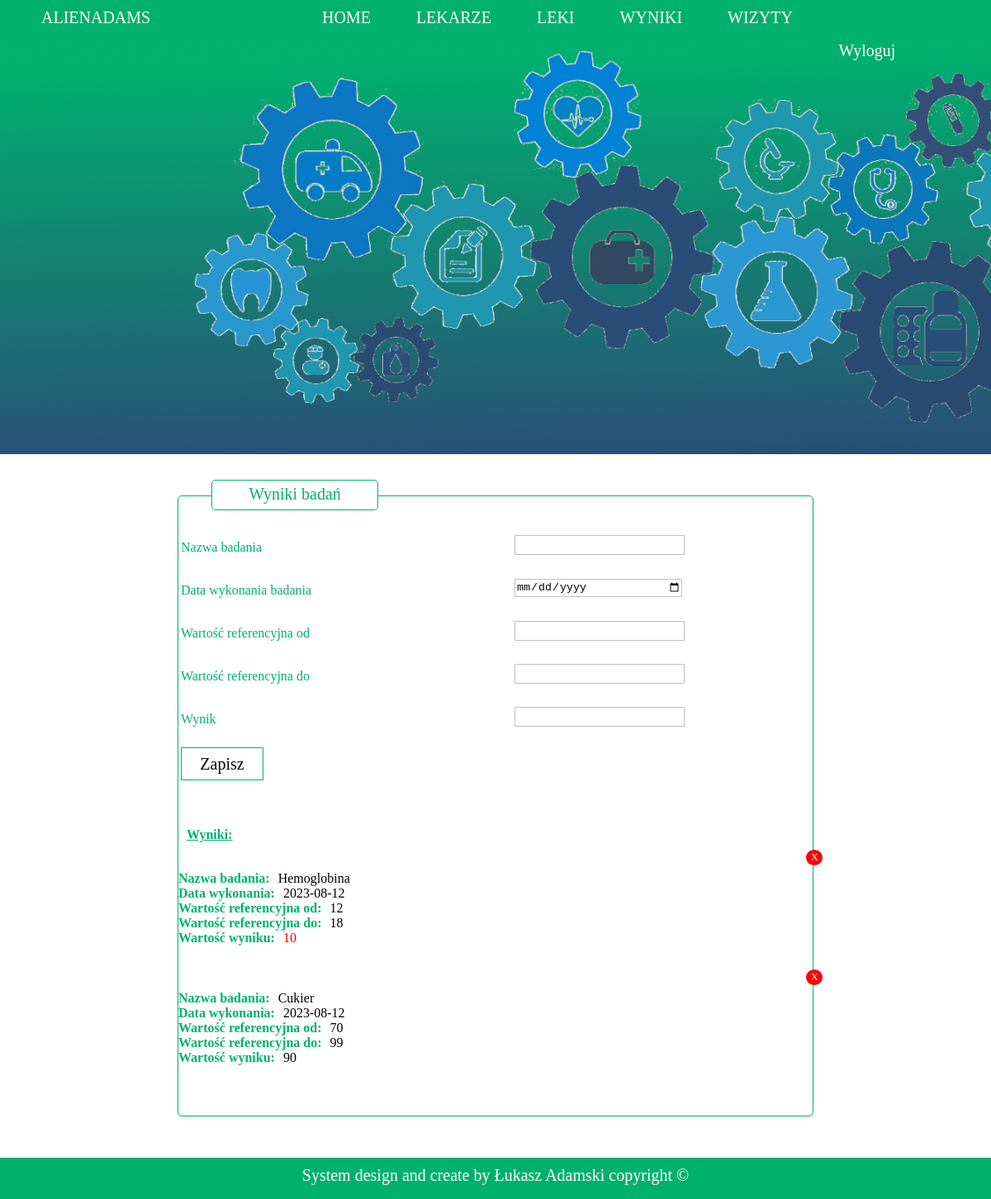
The app's page /results.php (signed in) with its own data.
### tables this page shows
CREATE TABLE `tests` (
  `username` varchar(20) DEFAULT NULL,
  `test_name` varchar(50) DEFAULT NULL,
  `test_date` date DEFAULT NULL,
  `reference_value_min` float DEFAULT NULL,
  `reference_value_max` float DEFAULT NULL,
  `test_value` float DEFAULT NULL,
  `id` int(11) NOT NULL AUTO_INCREMENT,
  PRIMARY KEY (`id`)
);

### scripts/Patient.php (called while the page is built, shortened)
<?php
    include_once 'Database.php';
    class Patient
    {
        public static function getResults()
        {
            $Database = new Database();
            $Database->serverConnect();
            $Database->getResults();
        }
    }
?>

### scripts/Database.php (the view, shortened to what this page needs)
<?php
    class Database
    {
        public function getResults()
        {
            $username = $_SESSION['username'];
            print('<form method="POST" action="add_test_result.php">');
                print('<table class="data_box__table">');
                    print('<tr>');
                        print('<td>');
                            print('<label for="test_name">Nazwa badania</label>');
                        print('</td>');
                        print('<td>');
                            print('<input type="text" name="test_name" id="test_name"></input>');
                        print('</td>');
                    print('</tr>');
                    print('<tr>');
                        print('<td>');
                            print('<label for="test_date">Data wykonania badania</label>');
                        print('</td>');
                        print('<td>');
                            print('<input type="date" name="test_date" id="test_date"></input>');
                        print('</td>');
                    print('</tr>');
                    print('<tr>');
                        print('<td>');
                            print('<label for="reference_value_min">Wartość referencyjna od</label>');
                        print('</td>');
                        print('<td>');
                            print('<input type="text" name="reference_value_min" id="reference_value_min"></input>');
                        print('</td>');
                    print('</tr>');
                    print('<tr>');
                        print('<td>');
                            print('<label for="reference_value_max">Wartość referencyjna do</label>');
                        print('</td>');
                        print('<td>');
                            print('<input type="text" name="reference_value_max" id="reference_value_max"></input>');
                        print('</td>');
                    print('</tr>');
                    print('<tr>');
                        print('<td>');
                            print('<label for="test_value">Wynik</label>');
                        print('</td>');
                        print('<td>');
                            print('<input type="text" name="test_value" id="test_value"></input>');
                        print('</td>');
                    print('</tr>');
                    print('<tr>');
                        print('<td><button class="data_box__button" id="save_button">Zapisz</button></td>');
                    print('</tr>');
                print('</table>');
            print('</form>');
            try
            {
                $pdo = new PDO('mysql:host=' . DB_HOST . ";dbname=" . DB_SCHEMA, DB_USER, DB_PASSWORD);
                $get_doctors_count = $pdo->query('SELECT count(*) FROM tests WHERE username = "' . $username . '"');
                $get_doctors_count->execute();
                $row = $get_doctors_count->fetchAll();
                $count = $row[0][0];
                if($count == 0)
                {
                    echo "Nie dodano żadnych wyników";
                }
                else
                {
                    $get_doctors = $pdo->query('SELECT * FROM tests WHERE username = "' . $username . '" ORDER BY test_date DESC');
                    $get_doctors->execute();
                    $row = $get_doctors->fetchAll();
                    echo "<p class='data_box__deseases_list'>Wyniki:</p>";
                    for($i = 0; $i < $count; $i++)
                    {
                        echo "<div class='treatment_box'>";
                        echo "<div class='data_box__delete_button' id='" . $row[$i][6] . "'><a href='delete_result.php?delete=" . $row[$i][6] . "'>X</a></div>";
                        echo "<span class='data_box__spec'>Nazwa badania:</span><span class='test_name'>" . $row[$i][1] . "</span><br />";
                        echo "<span class='data_box__spec'>Data wykonania:</span><span class='test_date'>" . $row[$i][2] . "</span><br />";
                        echo "<span class='data_box__spec'>Wartość referencyjna od:</span><span id='reference_min_value'>" . $row[$i][3] . "</span><br />";
                        echo "<span class='data_box__spec'>Wartość referencyjna do:</span><span id='reference_max_value'>" . $row[$i][4] . "</span><br />";
                        echo "<span class='data_box__spec'>Wartość wyniku:</span><span id='value_of_test'>" . $row[$i][5] . "</span><br />";
                        echo "<br /><br />";
                        echo "</div>";
                    }
                }
            }
            catch(PDOException $e)
            {
                echo 'Wystąpił błąd! (' . $e->getMessage() . ') :( Prosimy spróbować ponownie.';
                die();
            }
        }
    }
?>

### css/style.css (style rules this page uses)
html, body { margin: 0; padding: 0; }
.data_box a { text-decoration: none; color: #FFF; }
.data_box__table { width: 800px; }
.data_box__table tr { height: 50px; }
.data_box__table td { width: 400px; }
.data_box__table label { display: block; width: 400px; font-family: Verdana; color: #00b06f; padding-bottom: 5px; }
.data_box__table input { width: 200px; height: 20px; margin-bottom: 10px; border: 1px solid #c0c0c0; transition: 0.3s; }
.data_box__deseases_list { font-family: Verdana; color: #00b06f; text-decoration: underline; margin-left: 10px; font-weight: bold; margin-top: 50px; }
.data_box__spec { font-family: Verdana; color: #00b06f; font-weight: bold; margin-right: 10px; }
.data_box__button { width: 100px; height: 40px; border: 1px solid #00b06f; background-color: #FFF; font-family: Verdana; font-size: 20px; cursor: pointer; transition: 0.3s; }
.data_box__delete_button { width: 20px; height: 17px; border-radius: 100%; background-color: #ff0000; font-family: Verdana; font-size: 12px; color: #ffffff; text-align: center; padding-top: 2px; cursor: pointer; position: relative; left: 99%; top: -7px; }
.treatment_box { font-family: Verdana; }

### records on screen
tests: test_name "Hemoglobina", test_date "2023-08-12", reference_value_min "12", reference_value_max "18", test_value "10"
tests: test_name "Cukier", test_date "2023-08-12", reference_value_min "70", reference_value_max "99", test_value "90"

### other values on screen
$_SESSION["username"] "ALIENADAMS"
